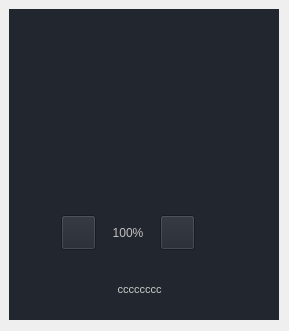
<?xml version="1.0" encoding="UTF-8"?>
<ui version="4.0">
 <class>cirtainUtils</class>
 <widget class="QWidget" name="cirtainUtils">
  <property name="geometry">
   <rect>
    <x>0</x>
    <y>0</y>
    <width>289</width>
    <height>331</height>
   </rect>
  </property>
  <property name="windowTitle">
   <string>Form</string>
  </property>
  <widget class="QWidget" name="widgetTop" native="true">
   <property name="geometry">
    <rect>
     <x>9</x>
     <y>9</y>
     <width>270</width>
     <height>311</height>
    </rect>
   </property>
   <property name="sizePolicy">
    <sizepolicy hsizetype="Ignored" vsizetype="Preferred">
     <horstretch>0</horstretch>
     <verstretch>0</verstretch>
    </sizepolicy>
   </property>
   <property name="minimumSize">
    <size>
     <width>270</width>
     <height>0</height>
    </size>
   </property>
   <property name="maximumSize">
    <size>
     <width>21</width>
     <height>600</height>
    </size>
   </property>
   <property name="styleSheet">
    <string notr="true">

background-color: rgb(34, 38, 46);
border-color: rgb(98, 98, 98);
color: rgb(166, 166, 166);</string>
   </property>
   <widget class="QWidget" name="layoutWidget">
    <property name="geometry">
     <rect>
      <x>50</x>
      <y>200</y>
      <width>141</width>
      <height>47</height>
     </rect>
    </property>
    <layout class="QHBoxLayout" name="horizontalLayout">
     <property name="spacing">
      <number>0</number>
     </property>
     <item>
      <widget class="QPushButton" name="btnDown">
       <property name="minimumSize">
        <size>
         <width>35</width>
         <height>35</height>
        </size>
       </property>
       <property name="maximumSize">
        <size>
         <width>35</width>
         <height>35</height>
        </size>
       </property>
       <property name="styleSheet">
        <string notr="true">border-image: url(:/curtain/curtain/d1.png);</string>
       </property>
       <property name="text">
        <string/>
       </property>
      </widget>
     </item>
     <item>
      <widget class="QLabel" name="labelpercent">
       <property name="maximumSize">
        <size>
         <width>60</width>
         <height>16777215</height>
        </size>
       </property>
       <property name="styleSheet">
        <string notr="true">color: rgb(194, 194, 194);</string>
       </property>
       <property name="text">
        <string>100%</string>
       </property>
       <property name="alignment">
        <set>Qt::AlignCenter</set>
       </property>
      </widget>
     </item>
     <item>
      <widget class="QPushButton" name="btnUp">
       <property name="minimumSize">
        <size>
         <width>35</width>
         <height>35</height>
        </size>
       </property>
       <property name="maximumSize">
        <size>
         <width>35</width>
         <height>35</height>
        </size>
       </property>
       <property name="styleSheet">
        <string notr="true">border-image: url(:/curtain/curtain/s1.png);</string>
       </property>
       <property name="text">
        <string/>
       </property>
      </widget>
     </item>
    </layout>
   </widget>
   <widget class="QLabel" name="labelcur">
    <property name="geometry">
     <rect>
      <x>30</x>
      <y>20</y>
      <width>200</width>
      <height>160</height>
     </rect>
    </property>
    <property name="minimumSize">
     <size>
      <width>200</width>
      <height>160</height>
     </size>
    </property>
    <property name="maximumSize">
     <size>
      <width>200</width>
      <height>160</height>
     </size>
    </property>
    <property name="styleSheet">
     <string notr="true">image: url(:/curtain/curtain/l2.png);
</string>
    </property>
    <property name="text">
     <string/>
    </property>
    <property name="pixmap">
     <pixmap>:/curtain/curtain/cur.png</pixmap>
    </property>
    <property name="scaledContents">
     <bool>true</bool>
    </property>
    <property name="alignment">
     <set>Qt::AlignLeading|Qt::AlignLeft|Qt::AlignTop</set>
    </property>
   </widget>
   <widget class="QLabel" name="labelCurrentTime">
    <property name="geometry">
     <rect>
      <x>30</x>
      <y>260</y>
      <width>201</width>
      <height>41</height>
     </rect>
    </property>
    <property name="font">
     <font>
      <pointsize>8</pointsize>
     </font>
    </property>
    <property name="layoutDirection">
     <enum>Qt::RightToLeft</enum>
    </property>
    <property name="styleSheet">
     <string notr="true">color: rgb(198, 208, 204);</string>
    </property>
    <property name="text">
     <string>cccccccc</string>
    </property>
    <property name="alignment">
     <set>Qt::AlignCenter</set>
    </property>
   </widget>
   <widget class="MyButton" name="btn" native="true">
    <property name="geometry">
     <rect>
      <x>200</x>
      <y>210</y>
      <width>60</width>
      <height>25</height>
     </rect>
    </property>
    <property name="minimumSize">
     <size>
      <width>50</width>
      <height>20</height>
     </size>
    </property>
    <property name="maximumSize">
     <size>
      <width>60</width>
      <height>25</height>
     </size>
    </property>
   </widget>
  </widget>
 </widget>
 <customwidgets>
  <customwidget>
   <class>MyButton</class>
   <extends>QWidget</extends>
   <header location="global">mybutton.h</header>
   <container>1</container>
  </customwidget>
 </customwidgets>
 <resources/>
 <connections/>
</ui>
